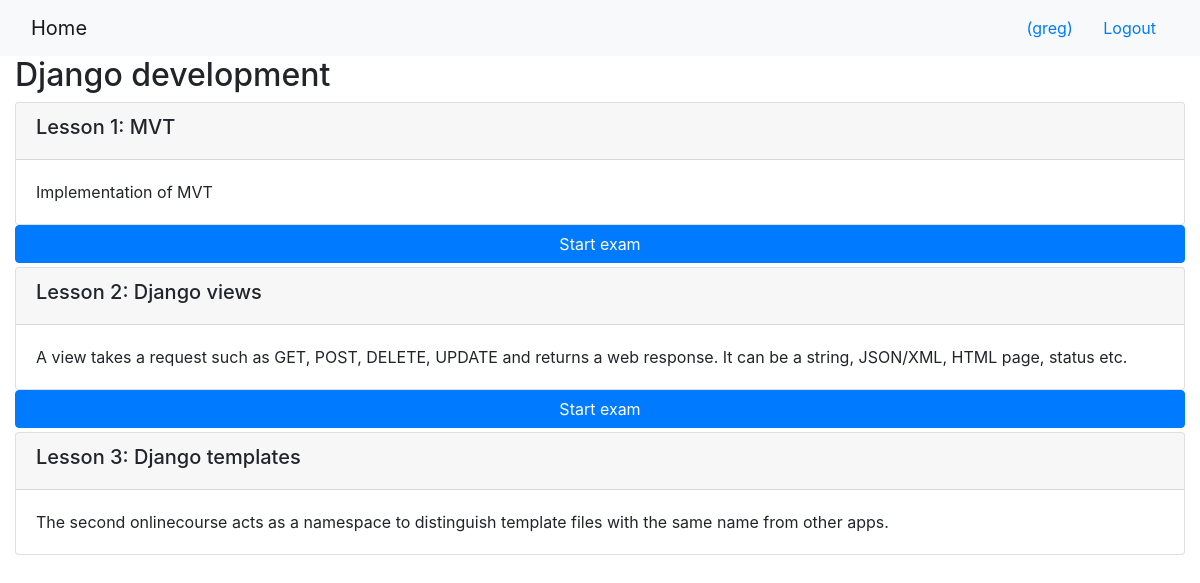
/onlinecourse/1/ (signed in), run on the app's committed database.
### onlinecourse/models.py (models this page shows, shortened)
class Course(models.Model):
    name = models.CharField(null=False, max_length=30, default='online course')
    image = models.ImageField(upload_to='course_images/')
    description = models.CharField(max_length=1000)
    pub_date = models.DateField(null=True)
    instructors = models.ManyToManyField(Instructor)
    users = models.ManyToManyField(settings.AUTH_USER_MODEL, through='Enrollment')
    total_enrollment = models.IntegerField(default=0)
    is_enrolled = False

class Lesson(models.Model):
    title = models.CharField(max_length=200, default="title")
    order = models.IntegerField(default=0)
    course = models.ForeignKey(Course, on_delete=models.CASCADE)
    content = models.TextField()

### onlinecourse/views.py (the view)
# urls.py: path('<int:pk>/', views.CourseDetailView.as_view(), name='course_details'),
class CourseDetailView(generic.DetailView):
    model = Course
    template_name = 'onlinecourse/course_detail_bootstrap.html'

### onlinecourse/templates/onlinecourse/course_detail_bootstrap.html (shortened to what this page needs)
<!DOCTYPE html>
<html lang="en">
<head>
     {% load static %}
    <link rel="stylesheet" href="https://maxcdn.bootstrapcdn.com/bootstrap/4.5.2/css/bootstrap.min.css">
</head>
<body>
    <nav class="navbar navbar-light bg-light">
        <div class="container-fluid">
            <div class="navbar-header">
                  <a class="navbar-brand" href="{% url 'onlinecourse:index' %}">Home</a>
            </div>
            <ul class="nav navbar-nav navbar-right">
                {% if user.is_authenticated %}
                <li>
                    <a class="btn btn-link" href="#">{{ user.first_name }}({{ user.username }})</a>
                    <a class="btn btn-link" href="{% url 'onlinecourse:logout' %}">Logout</a>
                </li>
                {% endif %}
            </ul>
        </div>
    </nav>
    <div class="container-fluid">
            <h2>{{ course.name }}</h2>
            <div class="card-columns-vertical">
                {% for lesson in course.lesson_set.all %}
                    <div class="card mt-1">
                        <div class="card-header"><h5>Lesson {{lesson.order|add:1}}: {{lesson.title}}</h5></div>
                        <div class="card-body">{{lesson.content}}</div>
                    </div>
                    {% if user.is_authenticated %}
                        {% if lesson.question_set.all %}
                            <button class="btn btn-primary btn-block" type="button" data-toggle="collapse" data-target="#questionform-{{lesson.id}}" aria-expanded="false" aria-controls="collapseExample">
                                Start exam
                            </button>
                        {% endif %}
                    {% endif %}
                {% endfor %}
            </div>
    </div>
</body>
</html>

### data on the page
Course: name "Django development"
Lesson: order|add "1", title "MVT", content "Implementation of MVT"
Lesson: order|add "2", title "Django views", content "A view takes a request such as GET, POST, DELETE, UPDATE and returns a web response. It can be a string, JSON/XML, HTML page, status etc."
Lesson: order|add "3", title "Django templates", content "The second onlinecourse acts as a namespace to distinguish template files with the same name from other apps."

### other printed values
{{ user.username }} "greg"
